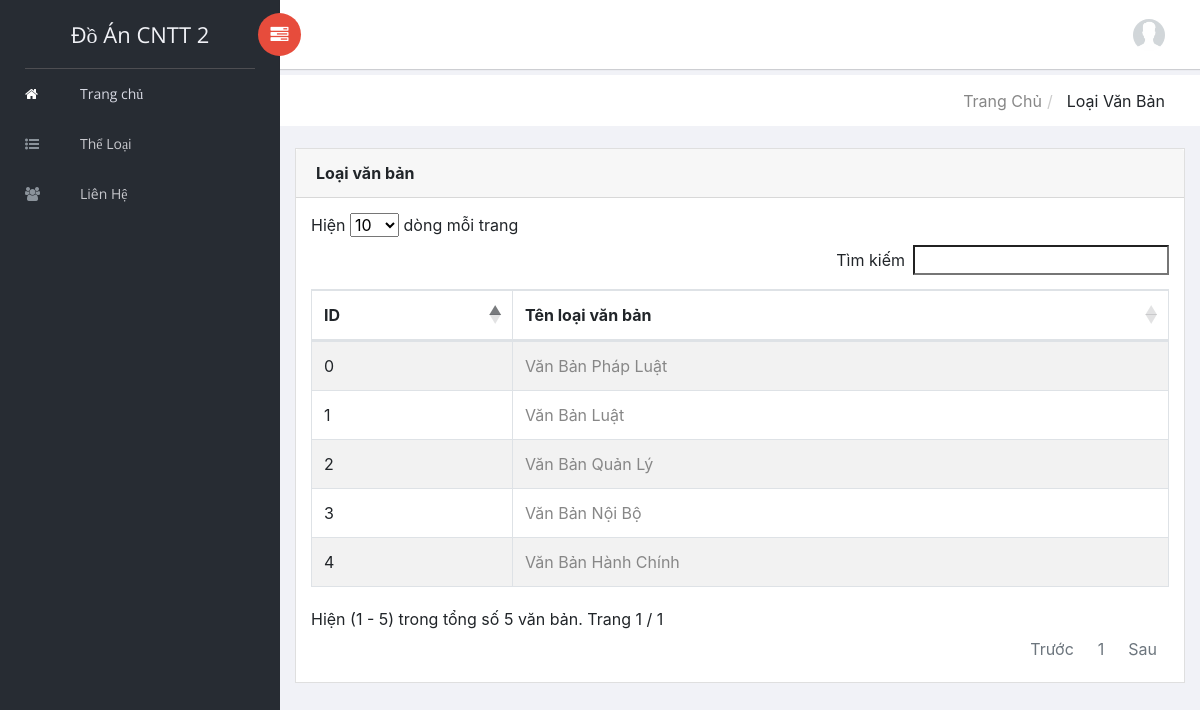
/QuanLyVanBan/category/, run on the app's committed database.
### tables this page shows
CREATE TABLE `category` (
  `id` int(11) NOT NULL,
  `category` varchar(64) NOT NULL
);

### QuanLyVanBan/mvc/core/Controller.php (called while the page is built, shortened)
<?php
require_once('function.php');
class Controller extends core
{
    public function view($view, $data=[])
    {
        $config = $this->getConfig();
        require_once "./mvc/views/".$view.".php";
    }
}

### QuanLyVanBan/mvc/core/App.php (called while the page is built, shortened)
<?php
class App
{
    protected $action="show";
    public function __construct()
    {
        $arr = $this->UrlProcess();
        if (is_array($arr)) {
            if (file_exists("./mvc/controllers/".$arr[0].".php")) {
                unset($arr[0]);
            } else {
                $this->controller = "fnf";
            }
        }
        $this->controller = new $this->controller;
        $this->params = $arr?array_values($arr):[];
        call_user_func_array([$this->controller, $this->action], $this->params);
    }
    public function UrlProcess()
    {
        if (isset($_GET["url"])) {
            return explode("/", filter_var(trim($_GET["url"], "/")));
        }
    }
}

### QuanLyVanBan/index.php (called while the page is built, shortened)
<?php
$myApp = new App();
?>

### QuanLyVanBan/mvc/core/function.php (called while the page is built, shortened)
<?php
require_once('DB.php');
class core extends DB
{
    public function rwurl($title)
    {
        $replacement = '-';
        $map = array();
        $quotedReplacement = preg_quote($replacement, '/');
        $default = array(
            '/à|á|ạ|ả|ã|â|ầ|ấ|ậ|ẩ|ẫ|ă|ằ|ắ|ặ|ẳ|ẵ|À|Á|Ạ|Ả|Ã|Â|Ầ|Ấ|Ậ|Ẩ|Ẫ|Ă|Ằ|Ắ|Ặ|Ẳ|Ẵ|å/' => 'a',
            '/e|è|é|ẹ|ẻ|ẽ|ê|ề|ế|ệ|ể|ễ|È|É|Ẹ|Ẻ|Ẽ|Ê|Ề|Ế|Ệ|Ể|Ễ|ë/' => 'e',
            '/ì|í|ị|ỉ|ĩ|Ì|Í|Ị|Ỉ|Ĩ|î/' => 'i',
            '/ò|ó|ọ|ỏ|õ|ô|ồ|ố|ộ|ổ|ỗ|ơ|ờ|ớ|ợ|ở|ỡ|Ò|Ó|Ọ|Ỏ|Õ|Ô|Ồ|Ố|Ộ|Ổ|Ỗ|Ơ|Ờ|Ớ|Ợ|Ở|Ỡ|ø/' => 'o',
            '/ù|ú|ụ|ủ|ũ|ư|ừ|ứ|ự|ử|ữ|Ù|Ú|Ụ|Ủ|Ũ|Ư|Ừ|Ứ|Ự|Ử|Ữ|ů|û/' => 'u',
            '/ỳ|ý|ỵ|ỷ|ỹ|Ỳ|Ý|Ỵ|Ỷ|Ỹ/'	=> 'y',
            '/đ|Đ/' => 'd',
            '/ç/' => 'c',
            '/ñ/' => 'n',
            '/ä|æ/' => 'ae',
            '/ö/' => 'o',
            '/ü/' => 'u',
            '/Ä/' => 'A',
            '/Ü/' => 'U',
            '/Ö/' => 'O',
            '/ß/' => 'b',
            '/̃|̉|̣|̀|́/' => '',
            '/[^\s\p{Ll}\p{Lm}\p{Lo}\p{Lt}\p{Lu}\p{Nd}]/mu' => ' ',
             '/\\s+/' => $replacement,
            sprintf('/^[%s]+|[%s]+$/', $quotedReplacement, $quotedReplacement) => '',
        );
        $title = urldecode($title);
        $map = array_merge($map, $default);
        $rs = strtolower(preg_replace(array_keys($map), array_values($map), $title));
        return $rs;
    }
    public function getConfig()
    {
        return new config();
    }
}

### QuanLyVanBan/mvc/core/DB.php (called while the page is built, shortened)
<?php
class DB
{
    public $con;
    protected $servername = "localhost";
    protected $username = 'root';
    protected $password = '';
    public function __construct()
    {
        $this->con = mysqli_connect($this->servername, $this->username, $this->password);
        mysqli_query($this->con, "SET NAMES 'utf8'");
    }
    public function getCategory()
    {
        $query = 'SELECT * FROM `category`';
        $sql = mysqli_query($this->con, $query);
        $arr = array();
        if ($sql) {
            while ($row = mysqli_fetch_array($sql)) {
                $arr[] = $row;
            }
        }
        return $arr;
    }
}

### QuanLyVanBan/mvc/views/categorys.php (the view, shortened to what this page needs)
<?php
    include_once("pages/header.php");
    $action = '/category/';
    include_once("pages/breadcrumbs.php");
?>
<div class="content mt-3">
    <div class="animated fadeIn">
        <div class="row">
            <div class="col-md-12">
                    <div class="card">
                        <div class="card-header">
                            <strong class="card-title">Loại văn bản</strong>
                        </div>
                        <div class="card-body">
                            <?php
                            if (count($data['categorys'])>0) {
                                if (isset($_SESSION['user'])) {
                                    if ($data['add']) {
                                        echo '<div class="alert alert-warning alert-dismissible fade show" role="alert"><strong>'.$data['add'].'!</strong></div>';
                                    }
                                    if ($data['delete']) {
                                        echo '<div class="alert alert-warning alert-dismissible fade show" role="alert"><strong>'.$data['delete'].'!</strong></div>';
                                    }
                                    if ($data['edit']) {
                                        echo '<div class="alert alert-warning alert-dismissible fade show" role="alert"><strong>'.$data['edit'].'!</strong></div>';
                                    } ?>
                                    <form action="" method="post" class="row">
                                        <input type="hidden" id="id" name="id" value="">
                                        <div class="form-group col-sm-10">
                                            <input type="text" id="name" required="required" name="name" placeholder="Nhập tên loại văn bản"  class="form-control">
                                        </div>
                                        <div class="form-group col-sm-2">
                                            <button type="submit" id="btnSubmit" class="btn btn-primary btn-md" style="white-space: normal;"><i class="fa fa-pen"></i> Thêm mới</button>
                                        </div>
                                    </form>
                                    <?php
                                    echo '<table id="hklteam" class="table table-striped table-bordered">
                                    <thead>
                                        <tr>
                                            <th>ID</th>
                                            <th>Tên loại văn bản</th>
                                            <th>Thao tác</th>
                                        </tr>
                                    </thead>
                                    <tbody>';
                                    foreach ($data['categorys'] as $key => $category) {
                                        echo '<tr id="id'.$key.'">
                                            <form action="" method="post">
                                                <td>'.$key.'</td>
                                                <td>
                                                    <a href="'.$config->domain.$action.$category['id'].
                                                    '-'.$this->rwurl($category['category']).'.html"  id="a'.$key.'">'.mb_convert_case($category['category'], MB_CASE_TITLE, "UTF-8").'</a>
                                                    <input type="text" value="'.$category['category'].'" class="form-control" name="category" id="inp'.$key.'" style="display:none"/>
                                                </td>
                                                <td>
                                                    <input type="hidden" name="id" value="'.$category['id'].'">
                                                    <a href="#" class="btn-sua btn btn-success btn-sm" onclick="changeditable(\''.$key.'\')">
                                                    <i class="fa fa-pencil"></i>
                                                    </a>
                                                    <button type="submit" style="display: none;" class="btn-luu btn btn-primary btn-sm" name="edit" value="edit">
                                                    <i class="fa fa-check"></i>
                                                    </button>
                                                    <button class="btn btn-danger btn-sm" type="submit" name="delete" value="delete">
                                                    <i class="fa fa-close"></i>
                                                    </button>
                                                </td>
                                            </form>
                                        </tr>';
                                    }
                                    echo '</tbody>
                                    </table>';
                                } else {
                                    echo '<table id="hklteam" class="table table-striped table-bordered">
                                    <thead>
                                        <tr>
                                            <th>ID</th>
                                            <th>Tên loại văn bản</th>
                                        </tr>
                                    </thead>
                                    <tbody>';
                                    foreach ($data['categorys'] as $key => $category) {
                                        echo '<tr>
                                        <td>'.$key.'</td>
                                        <td><a href="'.$config->domain.$action.$category['id'].
                                        '-'.$this->rwurl($category['category']).'.html">'.mb_convert_case($category['category'], MB_CASE_TITLE, "UTF-8").'</a></td>
                                        </tr>';
                                    }
                                    echo '</tbody>
                                    </table>';
                                }
                            } else {
                                echo '<div class="alert alert-warning alert-dismissible fade show" role="alert">
                                <i class="fa fa-ban"></i> <strong>Không có bài viết nào!</strong>
                                </div>';
                            }
                            ?>
                        </div>
                    </div>
                </div>
        </div>
    </div>
</div>
<?php
    include_once("pages/footer.php");
?>

### QuanLyVanBan/public/css/style.css (style rules this page uses)
html, body { height: 100%; }
body { background: #f1f2f7; display: table; font-family: 'Open Sans'sans-serif !important; font-size: 16px; width: 100%; }
div[class*="col-"] { float: left; }
a, button { text-decoration: none; outline: none !important; color: #878787; -webkit-transition: all 0.25s ease; -moz-transition: all 0.25s ease; -ms-transition: all 0.25s ease; -o-transition: all 0.25s ease; transition: all 0.25s ease; }
.content { float: left; padding: 0 20px; width: 100%; }
.card { margin-bottom: 1.5rem; border-radius: 0; }
@media (max-width: 1368px) { .content { padding: 0 15px; } }
@media (max-width: 1368px) { .card-body { padding: 15px; } }

### data on the page
category: key "0", category "Văn Bản Pháp Luật"
category: key "1", category "Văn Bản Luật"
category: key "2", category "Văn Bản Quản Lý"
category: key "3", category "Văn Bản Nội Bộ"
category: key "4", category "Văn Bản Hành Chính"

### other printed values
$bctitle "Trang Chủ"
$bc['active'] "Loại Văn Bản"
